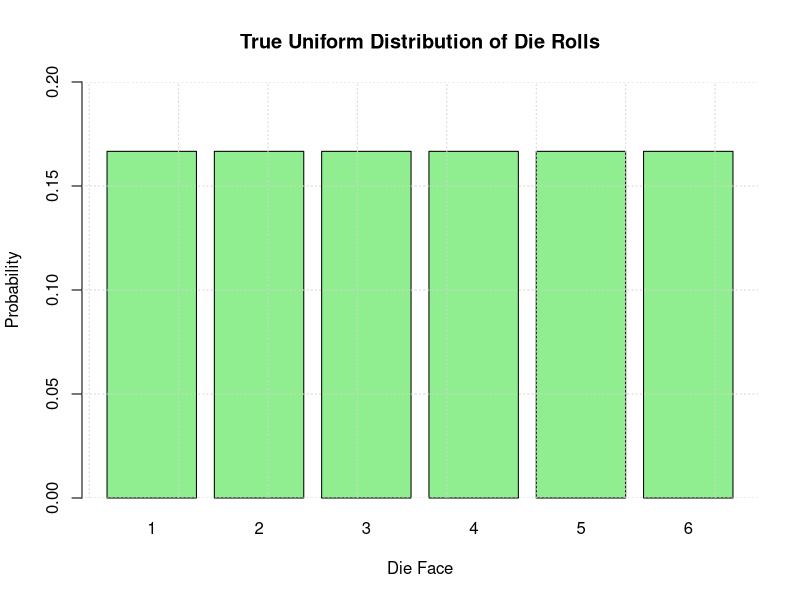
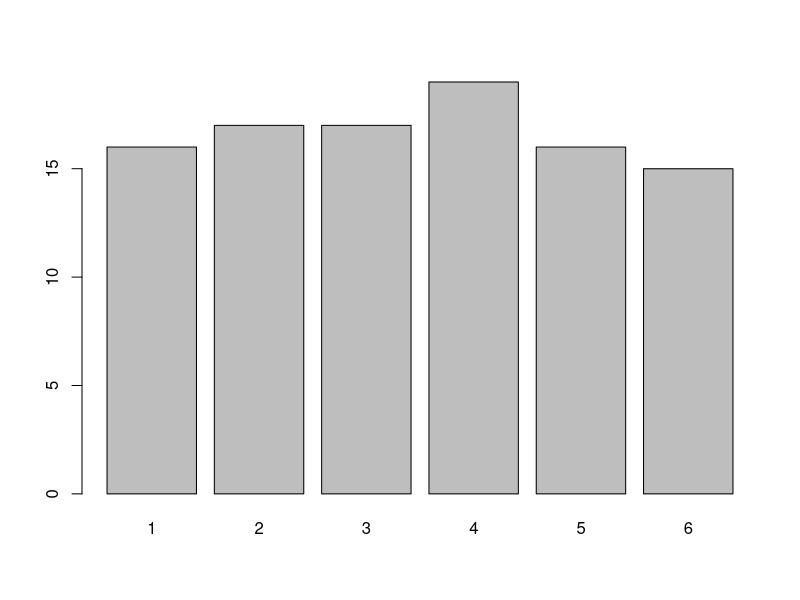
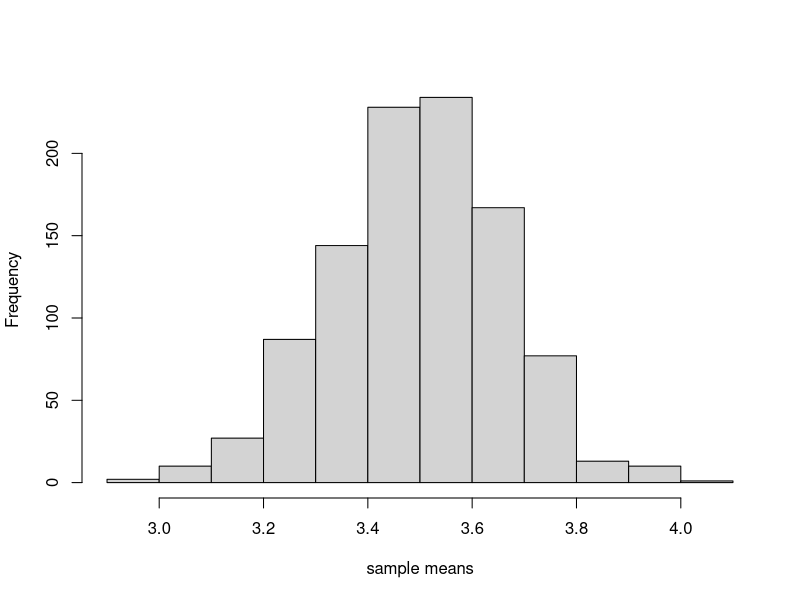
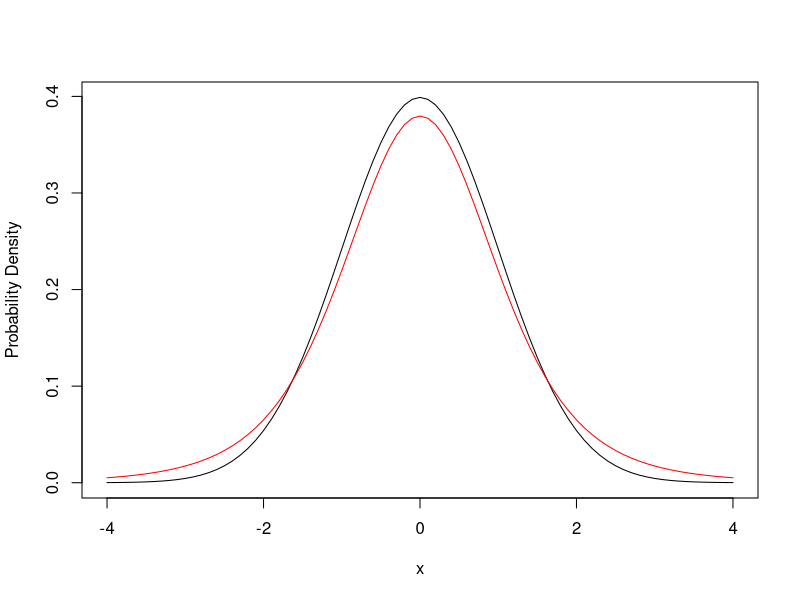
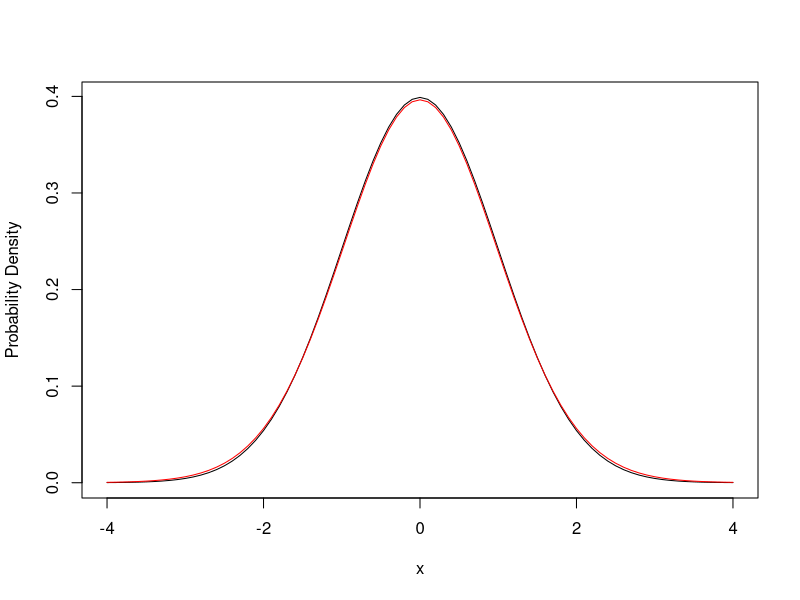
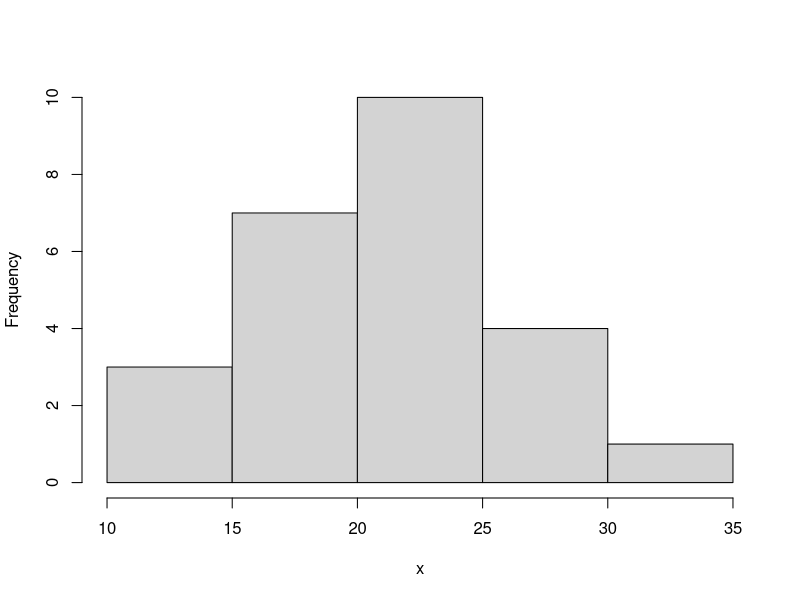
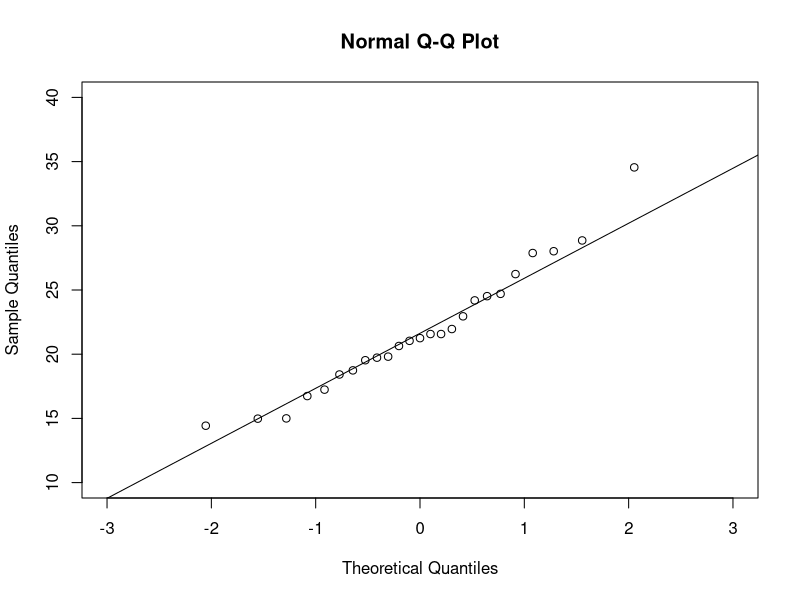
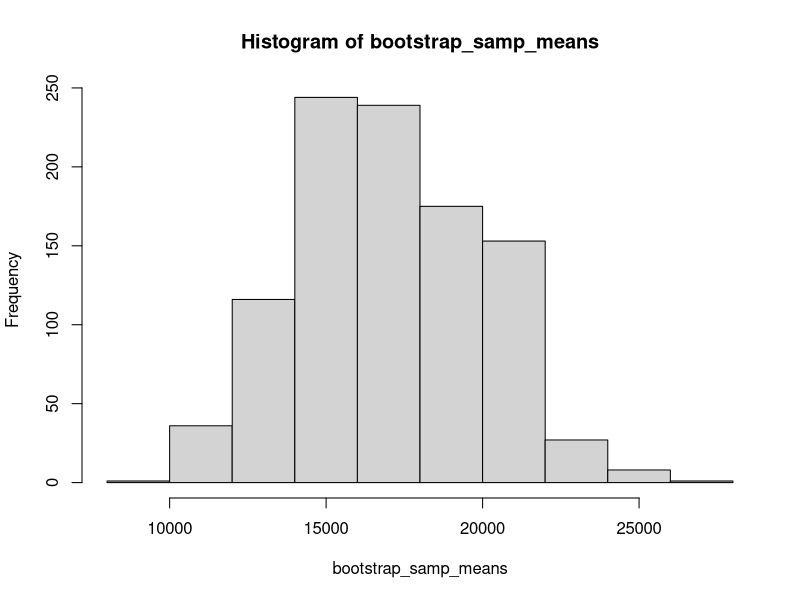

Write the R code that produced these figures, in order.
## ---- chunk 1
# Set up the die faces
faces <- 1:6

# Define the "true" probabilities for each face (uniform distribution)
true_prob <- rep(1/6, length(faces))

# Plot the true uniform distribution
barplot(true_prob,
        names.arg = faces,
        main = "True Uniform Distribution of Die Rolls",
        xlab = "Die Face",
        ylab = "Probability",
        col = "lightgreen",
        ylim = c(0, 0.2))  # Set y-axis limit slightly above 1/6 for spacing

# Add grid lines for clarity
grid()

## ---- chunk 2
#| code-line-numbers: ""
#| output-location: column-fragment

set.seed(1025)
dice_samp <- sample(1:6,
                    size = 100,
                    replace = TRUE)
barplot(table(dice_samp))

## ---- chunk 3
#| code-line-numbers: ""
#| output-location: column-fragment

samp_means <- rep(NA, 1000)

for(i in 1:1000)
{
  sample <- sample(1:6,size = 100,replace = TRUE)
  samp_means[i] <- mean(sample)
}
hist(samp_means,
     xlab = "sample means", 
     main = "")
## ---- chunk 4
x <- seq(-4,4,0.1)
norm_dens <- dnorm(x)

t_dens <- dt(x,5)

plot(x, norm_dens, 
     type = "l",
     ylab = "Probability Density")
lines(x,t_dens,col = "red")
## ---- chunk 5
x <- seq(-4,4,0.1)
norm_dens <- dnorm(x)

t_dens <- dt(x,40)

plot(x, norm_dens, 
     type = "l",
     ylab = "Probability Density")
lines(x,t_dens,col = "red")
## ---- chunk 6

set.seed(20940)
x <- round(rnorm(25, 20, 5),2)
x
## ---- chunk 7
hist(x, main = "")
## ---- chunk 8
qqnorm(x, xlim= c(-3,3), ylim = c(10,40))
qqline(x)
## ---- chunk 9
shapiro.test(x)
## ---- chunk 10
#| code-line-numbers: ""
#| output-location: column-fragment


car_data <- c(18300,20100, 9600, 10700, 27000)

n_samps <- 1000
bootstrap_samp_means <- rep(NA, n_samps)

for(i in 1:n_samps)
{
  bootstrap_samp <- sample(car_data, replace = TRUE)
  bootstrap_samp_means[i] <- mean(bootstrap_samp)
}

hist(bootstrap_samp_means)
## ---- chunk 11
#| code-line-numbers: ""
#| output-location: column-fragment

quantile(bootstrap_samp_means, c(0.025,0.975))
